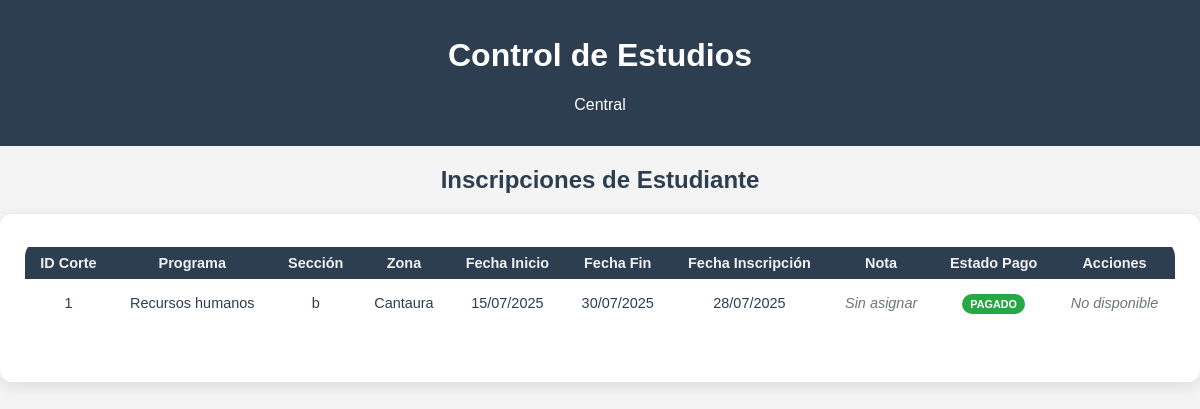
Page /estudiantes/inscripciones/1654623465 on the committed database.
### modulos/control_academico/models.py (models this page shows, shortened)
class Inscripcion(db.Model):
    __tablename__ = 'inscripciones'
    id = db.Column(db.Integer, primary_key=True)
    estudiante_id = db.Column(db.String(20), db.ForeignKey('estudiantes.cedula'), nullable=False)
    corte_id = db.Column(db.Integer, db.ForeignKey('cortes.id'), nullable=False)
    fecha_inscripcion = db.Column(db.DateTime, default=datetime.utcnow, nullable=False)
    estado_pago = db.Column(db.Boolean, default=False)
    monto_a_pagar = db.Column(db.Float, default=100, nullable=False)  # Nuevo campo
    estudiante = db.relationship('Estudiante', back_populates='inscripciones')
    corte = db.relationship('Corte', back_populates='inscripciones')

class Corte(db.Model):
    __tablename__ = 'cortes'
    id = db.Column(db.Integer, primary_key=True)
    programa_id = db.Column(db.Integer, db.ForeignKey('programas.id'), nullable=False)
    seccion = db.Column(db.String(20), nullable=False)
    zona = db.Column(db.String(50), nullable=False)
    fecha_inicio = db.Column(db.Date, nullable=False)
    fecha_fin = db.Column(db.Date, nullable=False)
    programa = db.relationship('Programa', back_populates='cortes')
    inscripciones = db.relationship('Inscripcion', back_populates='corte')
    asignaciones = db.relationship('AsignacionMateria', back_populates='corte')

class Programa(db.Model):
    __tablename__ = 'programas'
    id = db.Column(db.Integer, primary_key=True)
    nombre = db.Column(db.String(100), nullable=False)
    carrera_id = db.Column(db.Integer, db.ForeignKey('carreras.id'), nullable=False)
    carrera = db.relationship('Carrera', back_populates='programas')
    materias = db.relationship('Materia', back_populates='programa')
    cortes = db.relationship('Corte', back_populates='programa')

### modulos/estudiantes/routes.py (the view, shortened to what this page needs)
@bp.route('/inscripciones/<cedula>' , methods=['GET', 'POST'])
def inscripciones(cedula):
    estudiante = Estudiante.query.get_or_404(cedula)
    inscripciones = Inscripcion.query.filter_by(estudiante_id=estudiante.cedula).all()
    cortes_disponibles = Corte.query.all()
    return render_template('estudiantes/inscripciones.html',
                         estudiante=estudiante,
                         inscripciones=inscripciones,
                         cortes_disponibles=cortes_disponibles)

### modulos/estudiantes/templates/estudiantes/inscripciones.html (shortened to what this page needs)
{% extends "central/base.html" %}
{% block content %}
<h2 class="titulo-estudiantes">Inscripciones de Estudiante</h2>
<div class="tabla-estudiantes-contenedor">
    {% if inscripciones %}
        <table class="tabla-estudiantes">
            <thead>
                <tr>
                    <th>ID Corte</th>
                    <th>Programa</th>
                    <th>Sección</th>
                    <th>Zona</th>
                    <th>Fecha Inicio</th>
                    <th>Fecha Fin</th>
                    <th>Fecha Inscripción</th>
                    <th>Nota</th>
                    <th>Estado Pago</th>
                    <th>Acciones</th>
                </tr>
            </thead>
            <tbody>
                {% for inscripcion in inscripciones %}
                <tr>
                    <td>{{ inscripcion.corte.id }}</td>
                    <td>{{ inscripcion.corte.programa.nombre }}</td>
                    <td>{{ inscripcion.corte.seccion }}</td>
                    <td>{{ inscripcion.corte.zona }}</td>
                    <td>{{ inscripcion.corte.fecha_inicio.strftime('%d/%m/%Y') }}</td>
                    <td>{{ inscripcion.corte.fecha_fin.strftime('%d/%m/%Y') }}</td>
                    <td>{{ inscripcion.fecha_inscripcion.strftime('%d/%m/%Y') }}</td>
                    <td>
                        {% if inscripcion.nota %}
                            {{ inscripcion.nota.nota }}
                        {% else %}
                            <span class="text-muted">Sin asignar</span>
                        {% endif %}
                    </td>
                    <td>
                    {% if inscripcion.estado_pago or inscripcion.monto_a_pagar == 0 %}
                            <span class="badge badge-success">Pagado</span>
                        {% endif %}
                    </td>
                    <td>
                        {% if session.get('rol') == 'administrador' %}
                            <a href="{{ url_for('estudiantes.eliminar_inscripcion', inscripcion_id=inscripcion.id) }}"
                               class="btn-accion eliminar"
                               onclick="return confirm('¿Está seguro de eliminar esta inscripción?')">Eliminar</a>
                        {% else %}
                            <span class="text-muted">No disponible</span>
                        {% endif %}
                    </td>
                </tr>
                {% endfor %}
            </tbody>
        </table>
    {% else %}
        <p>No hay inscripciones registradas para este estudiante.</p>
    {% endif %}
</div>
{% endblock %}

### modulos/static/css/style.css (style rules this page uses)
body { font-family: Arial, sans-serif; margin: 0; padding: 0; background-color: #f4f4f4; }
.titulo-estudiantes { text-align: center; margin-top: 20px; color: #2c3e50; }
.tabla-estudiantes-contenedor { overflow-x: auto; margin: 0 auto; max-width: 2000px; }
.tabla-estudiantes { width: 100%; max-width: 1500; margin: 0 auto 30px auto; border-collapse: separate; border-spacing: 0 8px; border-radius: 18px; margin-bottom: 30px; background: #fff; overflow: hidden; }
.tabla-estudiantes th, .tabla-estudiantes td { padding: 8px 12px; text-align: center; }
.tabla-estudiantes, .tabla-estudiantes th, .tabla-estudiantes td { font-family: Arial, sans-serif; font-size: 0.95em; color: #2c3e50; }
.tabla-estudiantes th { background-color: #2c3e50; color: #f1f0f0; }
.tabla-estudiantes-contenedor { background: white; border-radius: 12px; padding: 25px; box-shadow: 0 4px 16px rgba(0,0,0,0.1); margin-bottom: 30px; }
.text-muted { color: #6c757d !important; font-style: italic; }
.badge { padding: 4px 8px; border-radius: 12px; font-size: 0.75em; font-weight: bold; text-transform: uppercase; }
.badge-success { background-color: #28a745; color: white; }
.tabla-estudiantes-contenedor, .form-container-academico, .stat-card { animation: fadeIn 0.6s ease-out; }

### rows in the picture
Inscripcion: corte.id "1", corte.programa.nombre "Recursos humanos", corte.seccion "b", corte.zona "Cantaura", corte.fecha_inicio "15/07/2025", corte.fecha_fin "30/07/2025", fecha_inscripcion "28/07/2025", estado_pago "PAGADO"
